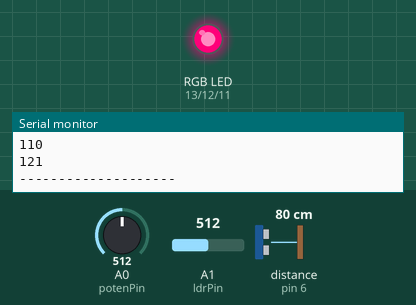
The sketch below on a simulated Arduino Uno, built with avr-gcc and run on an emulated ATmega328P. Parts: an RGB LED mixed from three pins (HIGH = lit), the last lines printed to the serial monitor. Wiring (inferred from the names in the program): ultrasonic range finder: trigger pin 5; echo pin 6. The inputs (shaded band) are chosen by the test bench; at power-on: distance to the obstacle (sensor on pin 6) 80 cm, A0 (potenPin) = 512, A1 (ldrPin) = 512. The echo pulse lasts 58.3 µs per cm; pins used as bus, display or sensor lines are not drawn.

Above: at 1.8 s.
1.9 s: distance to the obstacle (sensor on pin 6) set to 2 cm
At 2.7 s:
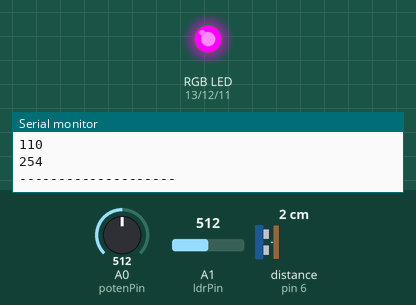
3.5 s: A0 (potenPin) set to 522
At 4.3 s:
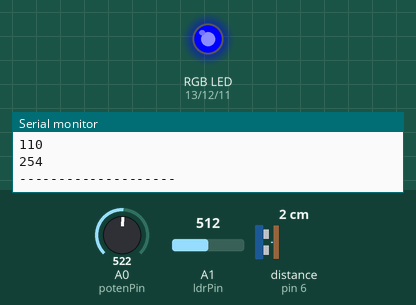
5.5 s: A1 (ldrPin) set to 462
7.2 s: A1 (ldrPin) set to 436
At 8.8 s:
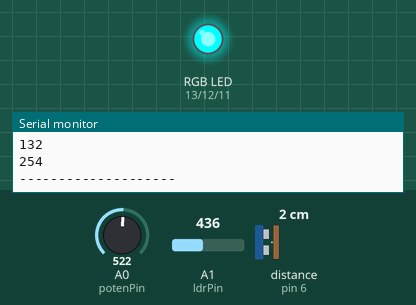
9.5 s: distance to the obstacle (sensor on pin 6) set to 60 cm
At 10.6 s:
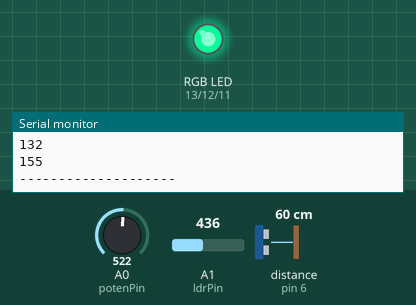
11.5 s: A0 (potenPin) set to 511
At 13.4 s:
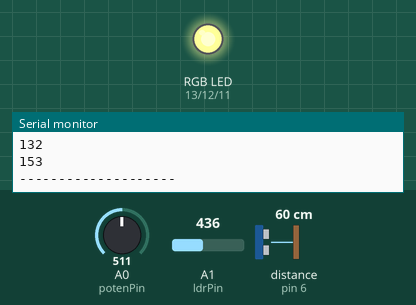
Timing chart, 0 to 14.9 s (numbered marks = the images above; inputs shaded):
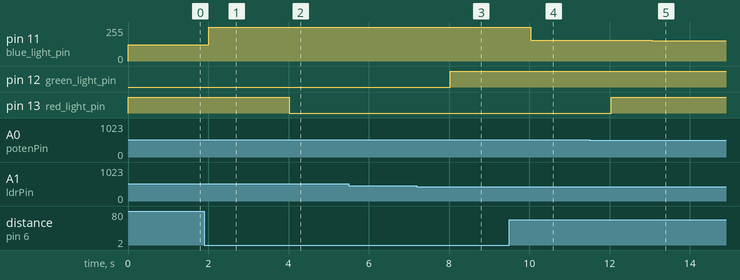

Measured:
- the behaviour switches between 513 and 514 on A0 (potenPin) (found by bisection; images 1 and 2)
- the behaviour switches between 452 and 451 on A1 (ldrPin) (found by bisection; images 2 and 3)
- after the input at 1.9 s, pin 11 (blue_light_pin): 121/255 → 254/255 after 0.11 s
- after the input at 3.5 s, pin 13 (red_light_pin): HIGH → LOW after 0.52 s
- after the input at 7.2 s, pin 12 (green_light_pin): LOW → HIGH after 0.82 s
- after the input at 9.5 s, pin 11 (blue_light_pin): 254/255 → 155/255 after 0.53 s
- after the input at 11.5 s, pin 11 (blue_light_pin): 155/255 → 153/255 after 1.5 s; pin 13 (red_light_pin): LOW → HIGH after 0.54 s

The sketch:

RGB_LED_2.ino
```cpp
#define trigPin 5
#define echoPin 6

int potenPin = A0;
int ldrPin = A1;

int red_light_pin= 13;
int green_light_pin = 12;
int blue_light_pin = 11;


void setup() {
  Serial.begin(9600);

  pinMode(potenPin, INPUT);
  pinMode(ldrPin, INPUT);

  pinMode(trigPin, OUTPUT);
  pinMode(echoPin, INPUT);

  pinMode(red_light_pin, OUTPUT);
  pinMode(green_light_pin, OUTPUT);
  pinMode(blue_light_pin, OUTPUT);
}

void loop() {

  // create the distance in cm ----------------
  int duration, distance;
  digitalWrite(trigPin, LOW);
  delayMicroseconds(2);
  digitalWrite(trigPin, HIGH);
  delayMicroseconds(10);
  digitalWrite(trigPin, LOW);
  duration = pulseIn(echoPin, HIGH);
  distance = (duration / 2) * 0.0344;
  //-----------------------------------------

  int potenValue = analogRead(potenPin);
  int ldrValue = analogRead(ldrPin);
  int distanValue = distance;

  int poten = map(potenValue,0,1023,255,0);
  int ldr = map(ldrValue,0,900,255,0);
  int distan = map(distanValue,0,150,255,0);

  RGB_color(poten,ldr,distan);

  Serial.println(poten);
  Serial.println(ldr);
  Serial.println(distan);
  Serial.println("--------------------");

  delay(1000);

}

void RGB_color(int red_light_value, int green_light_value, int blue_light_value)
 {
  analogWrite(red_light_pin, red_light_value);
  analogWrite(green_light_pin, green_light_value);
  analogWrite(blue_light_pin, blue_light_value);
}
```
